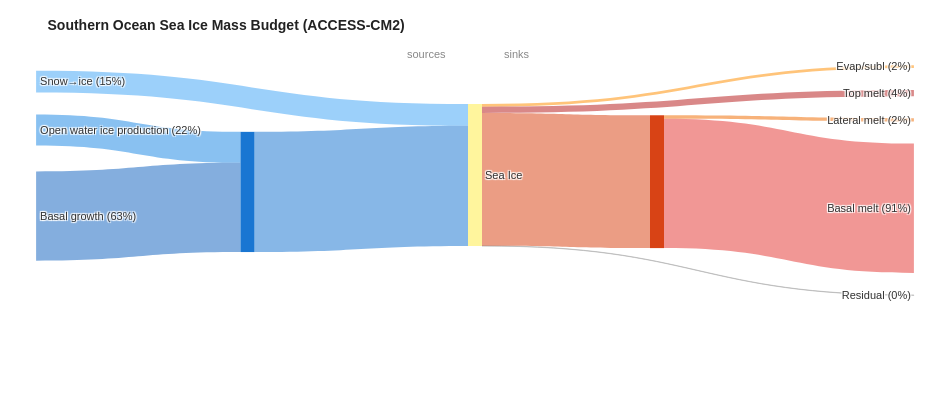
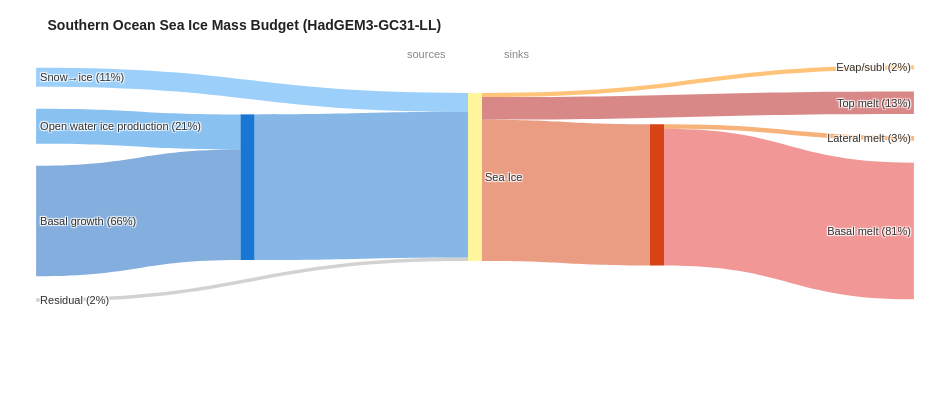
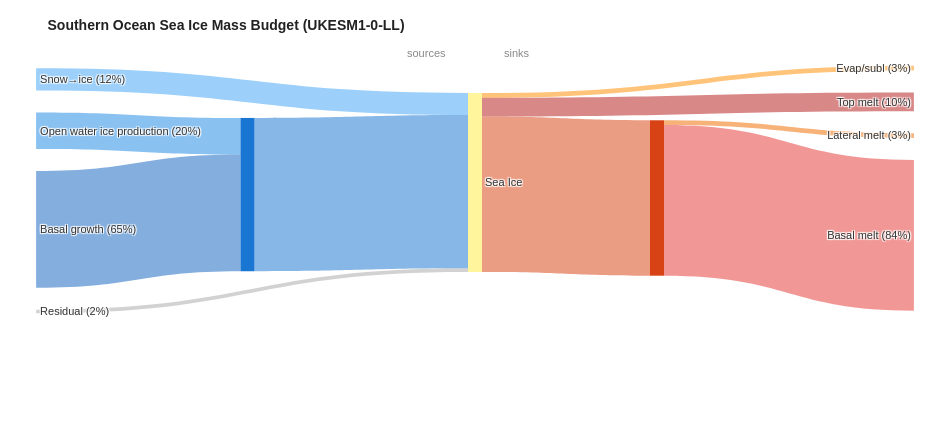
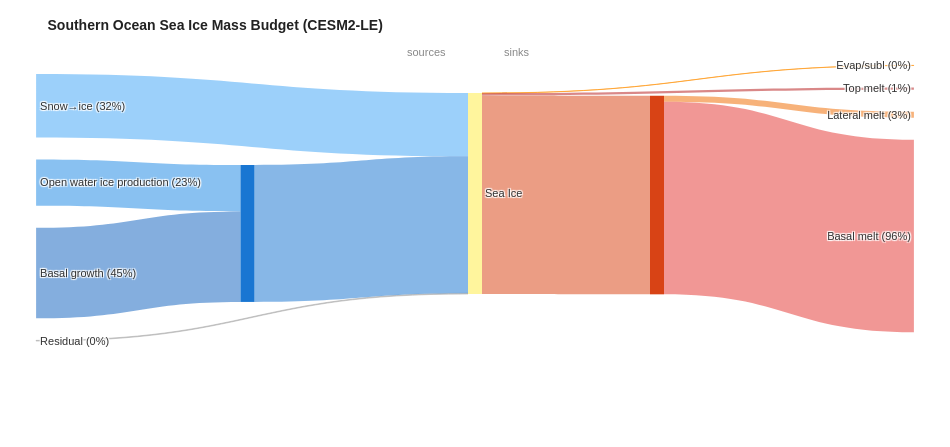

The notebook cell these images were saved under, in order:
### Markdown cell above
### Ice Mass Budget

### Code cell
# ── Plotly Sankey: ice mass budget ────────────────────────────────────────────
for _model in SANKEY_MODELS + [None]:
    _show_vals = SHOW_VALUES_MME if _model is None else SHOW_VALUES_MODELS
    _show_pct = SHOW_PERCENT_MME if _model is None else SHOW_PERCENT_MODELS
    fig = make_ice_sankey_plotly(
        ice_budget_SH, model=_model, res_label="Sea Ice",
        scale_ref=ICE_SANKEY_SCALE_REF, res_color="#FFF59D",
        show_values=_show_vals, show_residual=SHOW_RESIDUAL, show_percent=_show_pct,
        hide_terminal_nodes=True,
        subtitle="Southern Ocean",
    )
    label = _model if _model is not None else "MME"
    fig.write_image(f"figures/ice_sankey_SO_{label}_2015-2034.png", scale=3.125)
    fig.write_image(f"figures/ice_sankey_SO_{label}_2015-2034.pdf")
    #fig.write_image(f"figures/ice_sankey_SO_{label}_2015-2034.svg")
    fig.show()# ── Plotly Sankey: ice mass budget ────────────────────────────────────────────
for _model in SANKEY_MODELS + [None]:
    _show_vals = SHOW_VALUES_MME if _model is None else SHOW_VALUES_MODELS
    _show_pct = SHOW_PERCENT_MME if _model is None else SHOW_PERCENT_MODELS
    fig = make_ice_sankey_plotly(
        ice_budget_SH, model=_model, res_label="Sea Ice",
        scale_ref=ICE_SANKEY_SCALE_REF, res_color="#FFF59D",
        show_values=_show_vals, show_residual=SHOW_RESIDUAL, show_percent=_show_pct,
        hide_terminal_nodes=True,
        subtitle="Southern Ocean",
    )
    label = _model if _model is not None else "MME"
    fig.write_image(f"figures/ice_sankey_SO_{label}_2015-2034.png", scale=3.125)
    fig.write_image(f"figures/ice_sankey_SO_{label}_2015-2034.pdf")
    #fig.write_image(f"figures/ice_sankey_SO_{label}_2015-2034.svg")
    fig.show()

### Figure 1 — Plotly figure (JSON) as saved in the notebook; plotly's stock layout.template omitted (floating-point values rounded to 4 significant figures)
{"data": [{"arrangement": "snap", "link": {"color": ["rgba(66,165,245,0.52)", "rgba(30,136,229,0.52)", "rgba(21,101,192,0.52)", "rgba(25,118,210,0.52)", "rgba(255,143,0,0.52)", "rgba(183,28,28,0.52)", "rgba(239,108,0,0.52)", "rgba(229,57,53,0.52)", "rgba(170,170,170,0.52)", "rgba(216,67,21,0.52)"], "customdata": ["2,345 Gt yr⁻¹", "3,334 Gt yr⁻¹", "9,594 Gt yr⁻¹", "12,928 Gt yr⁻¹", "282 Gt yr⁻¹", "673 Gt yr⁻¹", "363 Gt yr⁻¹", "13,923 Gt yr⁻¹", "31 Gt yr⁻¹", "14,286 Gt yr⁻¹"], "hovertemplate": "%{customdata}<extra></extra>", "source": [0, 1, 2, 3, 4, 4, 10, 10, 4, 4], "target": [4, 3, 3, 4, 5, 6, 7, 8, 9, 10], "value": [2345.0, 3334.0, 9594.0, 12930.0, 282.4, 672.9, 362.6, 13920.0, 31.33, 14290.0]}, "node": {"color": ["rgba(0,0,0,0)", "rgba(0,0,0,0)", "rgba(0,0,0,0)", "#1976D2", "#FFF59D", "rgba(0,0,0,0)", "rgba(0,0,0,0)", "rgba(0,0,0,0)", "rgba(0,0,0,0)", "rgba(0,0,0,0)", "#D84315"], "hovertemplate": "%{label}<extra></extra>", "label": ["Snow→ice (15%)", "Open water ice production (22%)", "Basal growth (63%)", "", "Sea Ice", "Evap/subl (2%)", "Top melt (4%)", "Lateral melt (2%)", "Basal melt (91%)", "Residual (0%)", ""], "line": {"color": "white", "width": 0}, "pad": 22, "thickness": 14, "x": [0.01, 0.01, 0.01, 0.25, 0.5, 0.99, 0.99, 0.99, 0.99, 0.99, 0.7], "y": [0.09369, 0.2721, 0.6785, 0.5737, 0.5, 0.02887, 0.0589, 0.09144, 0.5404, 0.979, 0.529]}, "type": "sankey"}], "layout": {"annotations": [{"font": {"color": "#888888", "size": 11}, "showarrow": false, "text": "sources", "x": 0.47, "xanchor": "right", "xref": "paper", "y": 1.06, "yref": "paper"}, {"font": {"color": "#888888", "size": 11}, "showarrow": false, "text": "sinks", "x": 0.53, "xanchor": "left", "xref": "paper", "y": 1.06, "yref": "paper"}], "font": {"color": "#333333", "family": "Arial, sans-serif", "size": 11}, "height": 410.3, "margin": {"b": 120, "l": 20, "r": 20, "t": 60}, "paper_bgcolor": "white", "title": {"font": {"color": "#222222", "size": 14}, "text": "<b>Southern Ocean Sea Ice Mass Budget (ACCESS-CM2)</b>"}, "width": 950}}

### Figure 2 — Plotly figure (JSON) as saved in the notebook; plotly's stock layout.template omitted (floating-point values rounded to 4 significant figures)
{"data": [{"arrangement": "snap", "link": {"color": ["rgba(66,165,245,0.52)", "rgba(30,136,229,0.52)", "rgba(21,101,192,0.52)", "rgba(170,170,170,0.52)", "rgba(25,118,210,0.52)", "rgba(255,143,0,0.52)", "rgba(183,28,28,0.52)", "rgba(239,108,0,0.52)", "rgba(229,57,53,0.52)", "rgba(216,67,21,0.52)"], "customdata": ["2,020 Gt yr⁻¹", "3,762 Gt yr⁻¹", "11,869 Gt yr⁻¹", "386 Gt yr⁻¹", "15,631 Gt yr⁻¹", "437 Gt yr⁻¹", "2,434 Gt yr⁻¹", "494 Gt yr⁻¹", "14,671 Gt yr⁻¹", "15,165 Gt yr⁻¹"], "hovertemplate": "%{customdata}<extra></extra>", "source": [0, 1, 2, 3, 4, 5, 5, 10, 10, 5], "target": [5, 4, 4, 5, 5, 6, 7, 8, 9, 10], "value": [2020.0, 3762.0, 11870.0, 385.7, 15630.0, 437.4, 2434.0, 494.5, 14670.0, 15170.0]}, "node": {"color": ["rgba(0,0,0,0)", "rgba(0,0,0,0)", "rgba(0,0,0,0)", "rgba(0,0,0,0)", "#1976D2", "#FFF59D", "rgba(0,0,0,0)", "rgba(0,0,0,0)", "rgba(0,0,0,0)", "rgba(0,0,0,0)", "#D84315"], "hovertemplate": "%{label}<extra></extra>", "label": ["Snow→ice (11%)", "Open water ice production (21%)", "Basal growth (66%)", "Residual (2%)", "", "Sea Ice", "Evap/subl (2%)", "Top melt (13%)", "Lateral melt (3%)", "Basal melt (81%)", ""], "line": {"color": "white", "width": 0}, "pad": 22, "thickness": 14, "x": [0.01, 0.01, 0.01, 0.01, 0.25, 0.5, 0.99, 0.99, 0.99, 0.99, 0.7], "y": [0.07375, 0.2276, 0.6436, 0.9697, 0.5435, 0.5, 0.03164, 0.1081, 0.186, 0.5896, 0.5764]}, "type": "sankey"}], "layout": {"annotations": [{"font": {"color": "#888888", "size": 11}, "showarrow": false, "text": "sources", "x": 0.47, "xanchor": "right", "xref": "paper", "y": 1.06, "yref": "paper"}, {"font": {"color": "#888888", "size": 11}, "showarrow": false, "text": "sinks", "x": 0.53, "xanchor": "left", "xref": "paper", "y": 1.06, "yref": "paper"}], "font": {"color": "#333333", "family": "Arial, sans-serif", "size": 11}, "height": 414.0, "margin": {"b": 120, "l": 20, "r": 20, "t": 60}, "paper_bgcolor": "white", "title": {"font": {"color": "#222222", "size": 14}, "text": "<b>Southern Ocean Sea Ice Mass Budget (HadGEM3-GC31-LL)</b>"}, "width": 950}}

### Figure 3 — Plotly figure (JSON) as saved in the notebook; plotly's stock layout.template omitted (floating-point values rounded to 4 significant figures)
{"data": [{"arrangement": "snap", "link": {"color": ["rgba(66,165,245,0.52)", "rgba(30,136,229,0.52)", "rgba(21,101,192,0.52)", "rgba(170,170,170,0.52)", "rgba(25,118,210,0.52)", "rgba(255,143,0,0.52)", "rgba(183,28,28,0.52)", "rgba(239,108,0,0.52)", "rgba(229,57,53,0.52)", "rgba(216,67,21,0.52)"], "customdata": ["2,377 Gt yr⁻¹", "3,944 Gt yr⁻¹", "12,574 Gt yr⁻¹", "393 Gt yr⁻¹", "16,518 Gt yr⁻¹", "520 Gt yr⁻¹", "2,021 Gt yr⁻¹", "508 Gt yr⁻¹", "16,239 Gt yr⁻¹", "16,747 Gt yr⁻¹"], "hovertemplate": "%{customdata}<extra></extra>", "source": [0, 1, 2, 3, 4, 5, 5, 10, 10, 5], "target": [5, 4, 4, 5, 5, 6, 7, 8, 9, 10], "value": [2377.0, 3944.0, 12570.0, 392.7, 16520.0, 519.6, 2021.0, 508.5, 16240.0, 16750.0]}, "node": {"color": ["rgba(0,0,0,0)", "rgba(0,0,0,0)", "rgba(0,0,0,0)", "rgba(0,0,0,0)", "#1976D2", "#FFF59D", "rgba(0,0,0,0)", "rgba(0,0,0,0)", "rgba(0,0,0,0)", "rgba(0,0,0,0)", "#D84315"], "hovertemplate": "%{label}<extra></extra>", "label": ["Snow→ice (12%)", "Open water ice production (20%)", "Basal growth (65%)", "Residual (2%)", "", "Sea Ice", "Evap/subl (3%)", "Top melt (10%)", "Lateral melt (3%)", "Basal melt (84%)", ""], "line": {"color": "white", "width": 0}, "pad": 22, "thickness": 14, "x": [0.01, 0.01, 0.01, 0.01, 0.25, 0.5, 0.99, 0.99, 0.99, 0.99, 0.7], "y": [0.07915, 0.2364, 0.6475, 0.9702, 0.5494, 0.5, 0.03293, 0.09615, 0.1591, 0.5759, 0.5632]}, "type": "sankey"}], "layout": {"annotations": [{"font": {"color": "#888888", "size": 11}, "showarrow": false, "text": "sources", "x": 0.47, "xanchor": "right", "xref": "paper", "y": 1.06, "yref": "paper"}, {"font": {"color": "#888888", "size": 11}, "showarrow": false, "text": "sinks", "x": 0.53, "xanchor": "left", "xref": "paper", "y": 1.06, "yref": "paper"}], "font": {"color": "#333333", "family": "Arial, sans-serif", "size": 11}, "height": 425.7, "margin": {"b": 120, "l": 20, "r": 20, "t": 60}, "paper_bgcolor": "white", "title": {"font": {"color": "#222222", "size": 14}, "text": "<b>Southern Ocean Sea Ice Mass Budget (UKESM1-0-LL)</b>"}, "width": 950}}

### Figure 4 — Plotly figure (JSON) as saved in the notebook; plotly's stock layout.template omitted (floating-point values rounded to 4 significant figures)
{"data": [{"arrangement": "snap", "link": {"color": ["rgba(66,165,245,0.52)", "rgba(30,136,229,0.52)", "rgba(21,101,192,0.52)", "rgba(170,170,170,0.52)", "rgba(25,118,210,0.52)", "rgba(255,143,0,0.52)", "rgba(183,28,28,0.52)", "rgba(239,108,0,0.52)", "rgba(229,57,53,0.52)", "rgba(216,67,21,0.52)"], "customdata": ["6,832 Gt yr⁻¹", "5,003 Gt yr⁻¹", "9,759 Gt yr⁻¹", "75 Gt yr⁻¹", "14,762 Gt yr⁻¹", "15 Gt yr⁻¹", "245 Gt yr⁻¹", "645 Gt yr⁻¹", "20,763 Gt yr⁻¹", "21,408 Gt yr⁻¹"], "hovertemplate": "%{customdata}<extra></extra>", "source": [0, 1, 2, 3, 4, 5, 5, 10, 10, 5], "target": [5, 4, 4, 5, 5, 6, 7, 8, 9, 10], "value": [6832.0, 5003.0, 9759.0, 75.0, 14760.0, 15.29, 245.2, 645.3, 20760.0, 21410.0]}, "node": {"color": ["rgba(0,0,0,0)", "rgba(0,0,0,0)", "rgba(0,0,0,0)", "rgba(0,0,0,0)", "#1976D2", "#FFF59D", "rgba(0,0,0,0)", "rgba(0,0,0,0)", "rgba(0,0,0,0)", "rgba(0,0,0,0)", "#D84315"], "hovertemplate": "%{label}<extra></extra>", "label": ["Snow→ice (32%)", "Open water ice production (23%)", "Basal growth (45%)", "Residual (0%)", "", "Sea Ice", "Evap/subl (0%)", "Top melt (1%)", "Lateral melt (3%)", "Basal melt (96%)", ""], "line": {"color": "white", "width": 0}, "pad": 22, "thickness": 14, "x": [0.01, 0.01, 0.01, 0.01, 0.25, 0.5, 0.99, 0.99, 0.99, 0.99, 0.7], "y": [0.1713, 0.4335, 0.7605, 0.9783, 0.6497, 0.5, 0.02034, 0.02611, 0.04584, 0.5201, 0.5058]}, "type": "sankey"}], "layout": {"annotations": [{"font": {"color": "#888888", "size": 11}, "showarrow": false, "text": "sources", "x": 0.47, "xanchor": "right", "xref": "paper", "y": 1.06, "yref": "paper"}, {"font": {"color": "#888888", "size": 11}, "showarrow": false, "text": "sinks", "x": 0.53, "xanchor": "left", "xref": "paper", "y": 1.06, "yref": "paper"}], "font": {"color": "#333333", "family": "Arial, sans-serif", "size": 11}, "height": 447.9, "margin": {"b": 120, "l": 20, "r": 20, "t": 60}, "paper_bgcolor": "white", "title": {"font": {"color": "#222222", "size": 14}, "text": "<b>Southern Ocean Sea Ice Mass Budget (CESM2-LE)</b>"}, "width": 950}}
